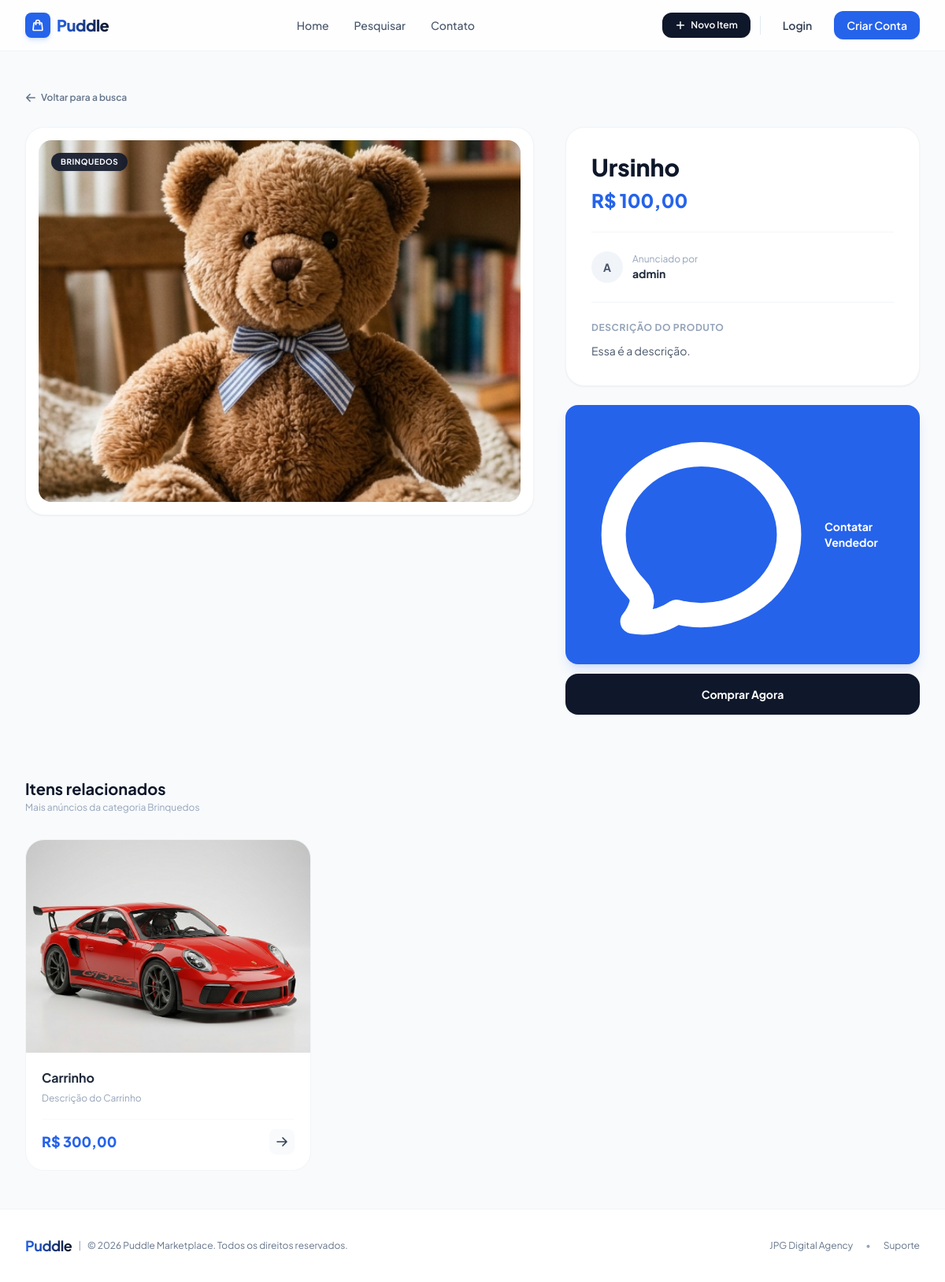
Page /items/1/ on the committed database.
### item/models.py (models this page shows, shortened)
class Item(models.Model):
    category = models.ForeignKey(Category, related_name='items', on_delete=models.CASCADE)
    name = models.CharField(max_length=255)
    description = models.TextField(blank=True, null=True)
    price = models.DecimalField(max_digits=10, decimal_places=2)
    image = models.ImageField(upload_to='item_images/', blank=True, null=True)
    is_sold = models.BooleanField(default=False)
    created_by = models.ForeignKey(User, related_name='items', on_delete=models.CASCADE)
    created_at = models.DateTimeField(auto_now_add=True)
    category = models.ForeignKey(Category, on_delete=models.CASCADE)

class Category(models.Model):
    name = models.CharField(max_length=255)
    class Meta:
        ordering = ['name',]
        verbose_name_plural = 'Categories'

### item/views.py (the view)
# urls.py: path('<int:pk>/', views.detail, name='detail'),
def detail(request, pk):
    item = get_object_or_404(Item, pk=pk)
    related_items = Item.objects.filter(category=item.category, is_sold=False).exclude(pk=pk)[0:3]
    return render(request, 'item/detail.html', {
        'item': item,
        'related_items': related_items
    })

### item/templates/item/detail.html (shortened to what this page needs)
{% extends 'core/base.html' %}
{% block content %}
<div class="max-w-7xl mx-auto px-4 sm:px-6 lg:px-8 py-12">
    <div class="mb-6">
        <a href="{% url 'item:items' %}" class="inline-flex items-center gap-1.5 text-xs font-semibold text-slate-500 hover:text-blue-600 transition-colors">
            <svg xmlns="http://www.w3.org/2000/svg" fill="none" viewBox="0 0 24 24" stroke-width="2.5" stroke="currentColor" class="w-3.5 h-3.5">
              <path stroke-linecap="round" stroke-linejoin="round" d="M10.5 19.5 3 12m0 0 7.5-7.5M3 12h18" />
            </svg>
            Voltar para a busca
        </a>
    </div>
    <div class="grid grid-cols-1 lg:grid-cols-12 gap-10">
        <div class="lg:col-span-7">
            <div class="bg-white rounded-3xl overflow-hidden border border-slate-100 shadow-sm p-4">
                <div class="aspect-[4/3] rounded-2xl overflow-hidden bg-slate-50 relative">
                    {% if item.image %}
                        <img src="{{ item.image.url }}" alt="{{ item.name }}" class="w-full h-full object-cover">
                    {% else %}
                        <div class="w-full h-full flex items-center justify-center text-slate-300">Sem imagem</div>
                    {% endif %}
                    <span class="absolute top-4 left-4 bg-slate-900/90 text-white backdrop-blur-md px-3 py-1 rounded-full text-[10px] font-bold uppercase tracking-wider shadow-sm">
                        {{ item.category.name }}
                    </span>
                </div>
            </div>
        </div>
        <div class="lg:col-span-5 flex flex-col justify-between">
            <div class="bg-white rounded-3xl border border-slate-100 p-8 shadow-sm space-y-6">
                <div>
                    <h1 class="text-2xl sm:text-3xl font-extrabold text-slate-900 leading-tight mb-2">{{ item.name }}</h1>
                    <p class="text-2xl font-extrabold text-blue-600">R$ {{ item.price }}</p>
                </div>
                <hr class="border-slate-100">
                <div class="flex items-center gap-3">
                    <div class="h-10 w-10 rounded-full bg-slate-100 text-slate-600 flex items-center justify-center font-bold text-sm">
                        {{ item.created_by.username|slice:":1"|upper }}
                    </div>
                    <div>
                        <p class="text-xs text-slate-400">Anunciado por</p>
                        <p class="text-sm font-bold text-slate-800">{{ item.created_by.username }}</p>
                    </div>
                </div>
                <hr class="border-slate-100">
                {% if item.description %}
                    <div>
                        <h3 class="text-xs font-bold uppercase tracking-wider text-slate-400 mb-2.5">Descrição do produto</h3>
                        <p class="text-sm text-slate-600 leading-relaxed text-justify whitespace-pre-wrap">{{ item.description }}</p>
                    </div>
                {% endif %}
            </div>
            <div class="mt-6">
                {% if request.user == item.created_by %}
                    <div class="bg-blue-50/50 rounded-3xl border border-blue-100/50 p-6 text-center space-y-4">
                        <div class="flex items-center justify-center gap-1.5 text-blue-800">
                            <svg xmlns="http://www.w3.org/2000/svg" fill="none" viewBox="0 0 24 24" stroke-width="2" stroke="currentColor" class="w-4 h-4">
                              <path stroke-linecap="round" stroke-linejoin="round" d="M12 9v3.75m9-.75a9 9 0 1 1-18 0 9 9 0 0 1 18 0Zm-9 3.75h.008v.008H12v-.008Z" />
                            </svg>
                            <span class="text-xs font-bold uppercase tracking-wider">Seu anúncio</span>
                        </div>
                        <div class="grid grid-cols-2 gap-3">
                            <a href="{% url 'item:edit' item.id %}" class="inline-flex items-center justify-center px-4 py-3 bg-white border border-slate-200 text-slate-700 text-sm font-semibold rounded-xl hover:bg-slate-50 transition-colors shadow-sm">
                                Editar item
                            </a>
                            <a href="{% url 'item:delete' item.id %}" class="inline-flex items-center justify-center px-4 py-3 bg-red-600 text-white text-sm font-semibold rounded-xl hover:bg-red-700 transition-colors shadow-md shadow-red-600/10">
                                Excluir anúncio
                            </a>
                        </div>
                    </div>
                {% else %}
                    <div class="space-y-3">
                        <a href="{% url 'conversation:new' item.id %}" class="flex items-center justify-center gap-2 w-full py-4 px-6 bg-blue-600 text-white font-bold text-sm rounded-2xl hover:bg-blue-700 transition-colors shadow-lg shadow-blue-600/15">
                            Contatar Vendedor
                        </a>
                        <a href="#" class="flex items-center justify-center gap-2 w-full py-4 px-6 bg-slate-900 text-white font-bold text-sm rounded-2xl hover:bg-slate-800 transition-colors shadow-sm">
                            Comprar Agora
                        </a>
                    </div>
                {% endif %}
            </div>
        </div>
    </div>
    <div class="mt-20">
        <div class="mb-8">
            <h2 class="text-xl font-bold text-slate-900">Itens relacionados</h2>
            <p class="text-xs text-slate-400 mt-0.5">Mais anúncios da categoria {{ item.category.name }}</p>
        </div>
        <div class="grid grid-cols-1 sm:grid-cols-2 md:grid-cols-3 gap-6">
            {% for related in related_items %}
                <div class="group bg-white rounded-3xl border border-slate-100 overflow-hidden hover:shadow-xl hover:shadow-slate-200/50 hover:-translate-y-1 transition-all duration-300 flex flex-col h-full">
                    <div class="relative overflow-hidden aspect-[4/3] bg-slate-100">
                        <a href="{% url 'item:detail' related.id %}" class="block h-full">
                            {% if related.image %}
                                <img src="{{ related.image.url }}" alt="{{ related.name }}" class="w-full h-full object-cover group-hover:scale-105 transition-transform duration-500">
                            {% else %}
                                <div class="w-full h-full flex items-center justify-center text-slate-300">Sem imagem</div>
                            {% endif %}
                        </a>
                    </div>
                    <div class="p-5 flex flex-col justify-between flex-grow">
                        <div>
                            <a href="{% url 'item:detail' related.id %}" class="block group-hover:text-blue-600 transition-colors">
                                <h3 class="font-bold text-slate-800 text-base line-clamp-1 mb-1">{{ related.name }}</h3>
                            </a>
                            <p class="text-xs text-slate-400 mb-4 line-clamp-2 leading-relaxed">{{ related.description|default:"Sem descrição adicional." }}</p>
                        </div>
                        <div class="flex items-center justify-between pt-3 border-t border-slate-50">
                            <span class="text-lg font-extrabold text-blue-600">R$ {{ related.price }}</span>
                            <a href="{% url 'item:detail' related.id %}" class="inline-flex items-center justify-center h-8 w-8 rounded-lg bg-slate-50 text-slate-700 hover:bg-blue-600 hover:text-white transition-all duration-200">
                                <svg xmlns="http://www.w3.org/2000/svg" fill="none" viewBox="0 0 24 24" stroke-width="2.5" stroke="currentColor" class="w-4 h-4">
                                  <path stroke-linecap="round" stroke-linejoin="round" d="M13.5 4.5 21 12m0 0-7.5 7.5M21 12H3" />
                                </svg>
                            </a>
                        </div>
                    </div>
                </div>
            {% empty %}
                <div class="col-span-full py-8 text-center bg-slate-100/50 rounded-2xl border border-dashed border-slate-200">
                    <p class="text-slate-400 text-xs">Nenhum item relacionado encontrado nesta categoria.</p>
                </div>
            {% endfor %}
        </div>
    </div>
</div>
{% endblock %}

### core/templates/core/base.html (style rules this page uses)
body { font-family: 'Plus Jakarta Sans', sans-serif; }

### rows in the picture
Item: image (picture), category.name "BRINQUEDOS", name "Ursinho", price "100,00", created_by.username "A", created_by.username "admin", description "Essa é a descrição.", category.name "Brinquedos"
Item: image (picture), name "Carrinho", description "Descrição do Carrinho", price "300,00"
